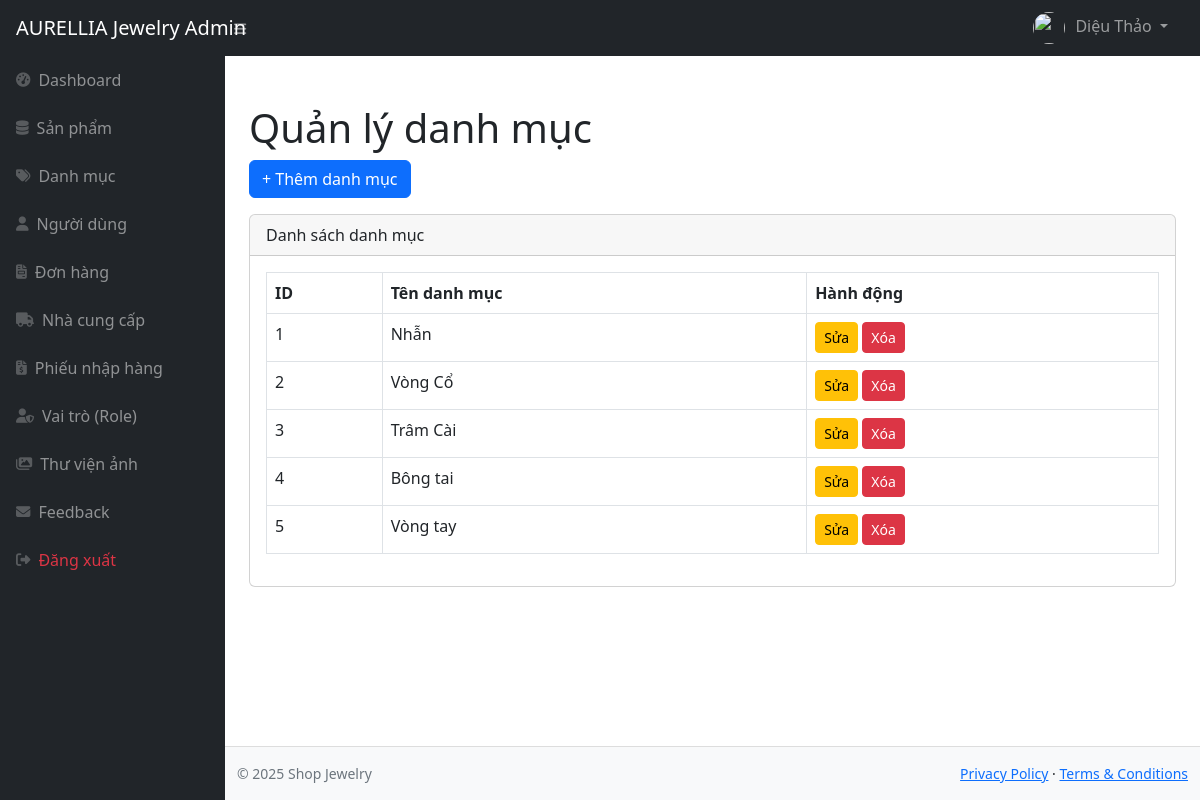
Page /admin/index.php?act=category (signed in) on the earlier database version.
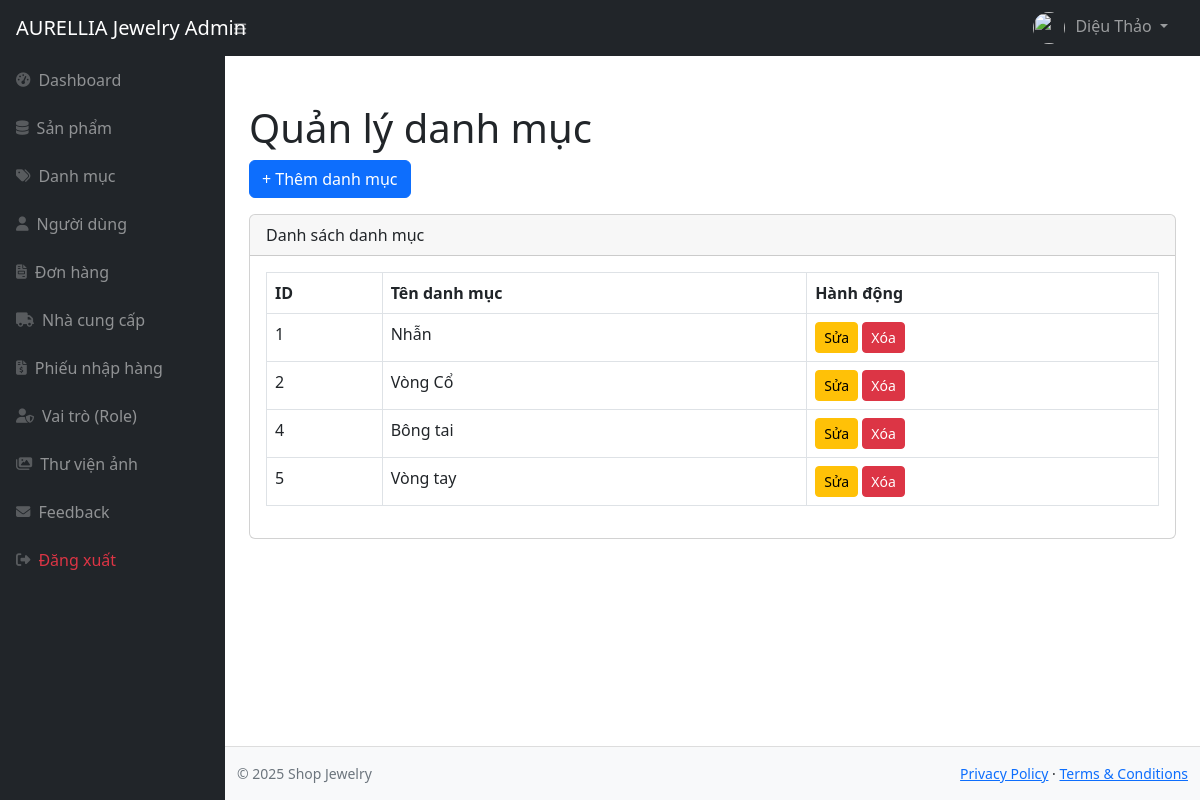
Same page on the later database version.
### tables this page shows
CREATE TABLE `category` (
  `id` int(11) NOT NULL,
  `name` varchar(255) NOT NULL,
  `isDeleted` int(11) DEFAULT NULL
);

### admin/controllers/CategoryController.php (called while the page is built, shortened)
<?php
require "models/CategoryModel.php";
class CategoryController {
    private $model;
    function __construct($db) {
        $this->model = new CategoryModel($db);
    }
    function index() {
        $categories = $this->model->getAll();
        include "layouts/main.php";
    }
}

### admin/models/CategoryModel.php (called while the page is built, shortened)
<?php
class CategoryModel {
    private $conn;
    function __construct($db) {
        $this->conn = $db;
    }
    function getAll() {
        $sql = "SELECT * FROM category WHERE isDeleted = 0";
        return $this->conn->query($sql);
    }
}

### admin/views/category/list.php (the view)
<h1 class="mt-4">Quản lý danh mục</h1>
<a href="index.php?act=category-create" class="btn btn-primary mb-3">+ Thêm danh mục</a>
<div class="card mb-4">
    <div class="card-header">Danh sách danh mục</div>
    <div class="card-body">
        <table class="table table-bordered">
            <thead>
                <tr>
                    <th>ID</th>
                    <th>Tên danh mục</th>
                    <th>Hành động</th>
                </tr>
            </thead>
            <tbody>
                <?php while($c = $categories->fetch_assoc()) { ?>
                <tr>
                    <td><?= $c['id'] ?></td>
                    <td><?= $c['name'] ?></td>
                    <td>
                        <a href="index.php?act=category-edit&id=<?= $c['id'] ?>" class="btn btn-warning btn-sm">Sửa</a>
                        <a href="index.php?act=category-delete&id=<?= $c['id'] ?>" class="btn btn-danger btn-sm"
                           onclick="return confirm('Xóa danh mục?')">Xóa</a>
                    </td>
                </tr>
                <?php } ?>
            </tbody>
        </table>
    </div>
</div>

Differences in the rows shown:
no longer on this page (row edited): category: id "3", name "Trâm Cài"
